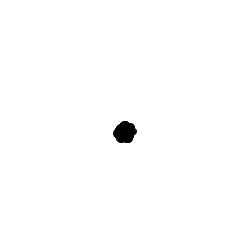
Frame 1 (no input)
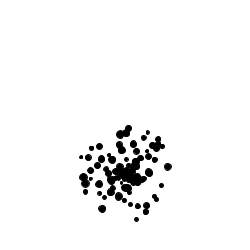
Frame 60 (the mouse pressed at the canvas centre just before this capture)
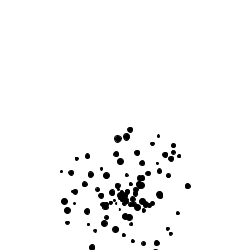
Frame 120 (the mouse held since frame 60 and released just before this capture)

The Processing sketch that drew these frames (run headless with seeded random() and noise(); from frame 60 on, the mouse is pressed at the canvas centre):

// Processing sketch: processing_48644
// ── processing_48644.pde

float gravity = 20;

class Vector2D
{
  Vector2D(float x, float y)
  {
    this.x = x;
    this.y = y;
  }
  
    float x;
    float y;
}

class Particle
{
    Particle(float x, float y, float vx, float vy)
    {
      position = new Vector2D(x, y);
      velocity = new Vector2D(vx, vy);
      life = random(5, 10);
    }
    
    void Draw()
    {
        fill(0);
        ellipse(position.x, position.y, life, life);
    }
    
    void Update(float secondsPassed)
    {
        position.x += velocity.x * secondsPassed;
        position.y += (velocity.y + gravity) * secondsPassed;
        
        life -= secondsPassed;
    }
    
    boolean Expired()
    {
        return life <= 0;
    }

    Vector2D position;
    Vector2D velocity;
    float life;
}

class Fountain
{
    Fountain(int x, int y)
    {
        this.x = x;
        this.y = y;
        
        particles = new ArrayList();
    }
    
    void FillList()
    {
        while(particles.size() < 100)
        {
          float heading = random(0, 360);
          float velocity = random(0, 20);
          
          float vx = velocity * cos(heading);
          float vy = velocity * sin(heading);
            
            particles.add(new Particle(x, y, vx, vy));
        }
    }
    
    void Draw(float secondsPassed)
    {
        FillList();
        
        for(int i = particles.size() - 1; i >= 0; i--)
        {
            Particle p = (Particle)particles.get(i);
            p.Update(secondsPassed);
            if(p.Expired())
            {
                particles.remove(i);
            }
            else
            {
                p.Draw();
            }
        }
    }
    
    int x;
    int y;
    
    ArrayList particles;
}

Fountain f;

void setup()
{
  size(250, 250);
  
  f = new Fountain(width/2, height/2);
}

float lastUpdate = 0;
void draw()
{
  background(255);  //set background white

  float currentTime = millis();
  float elapsed = (currentTime - lastUpdate) / 1000;
  f.Draw(elapsed);
  lastUpdate = currentTime;
}
